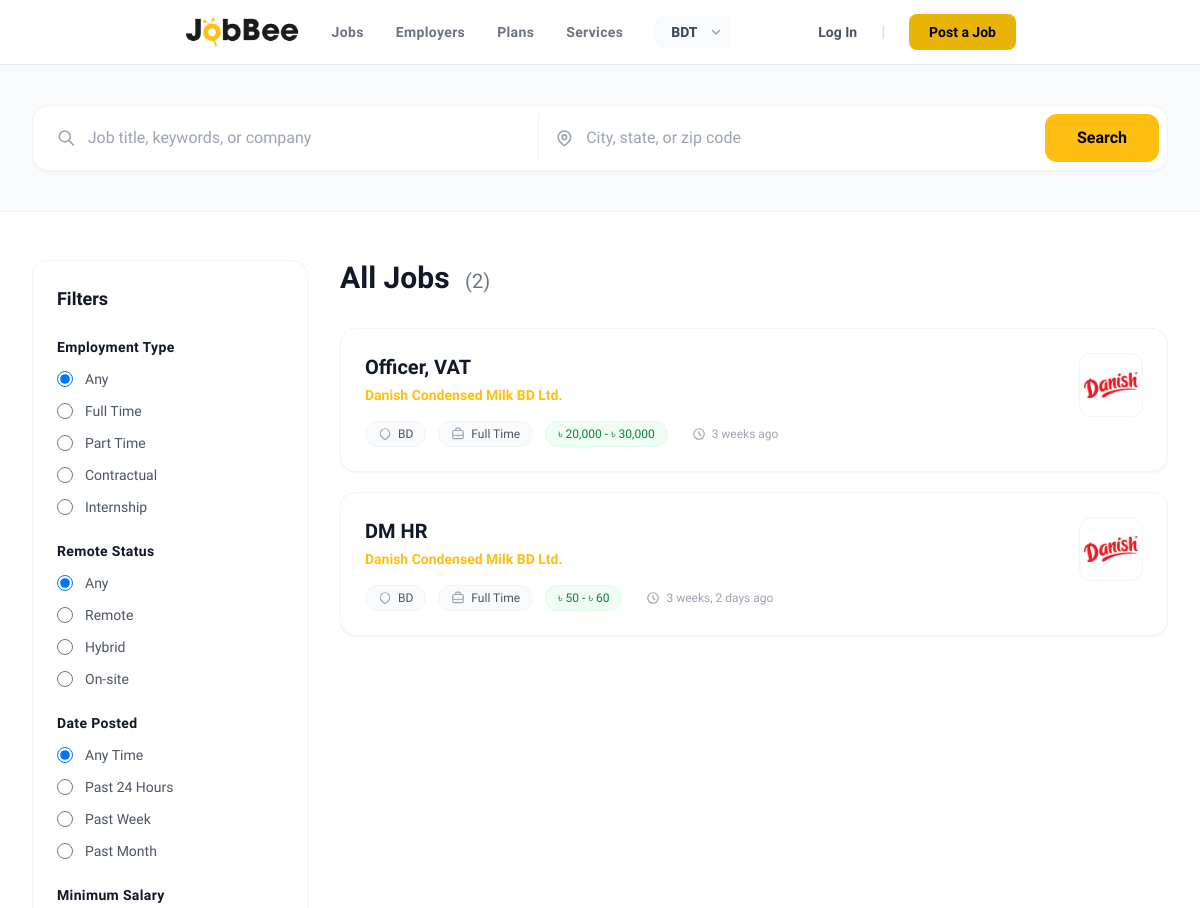
The app's page /jobs/ (upper part), older data.
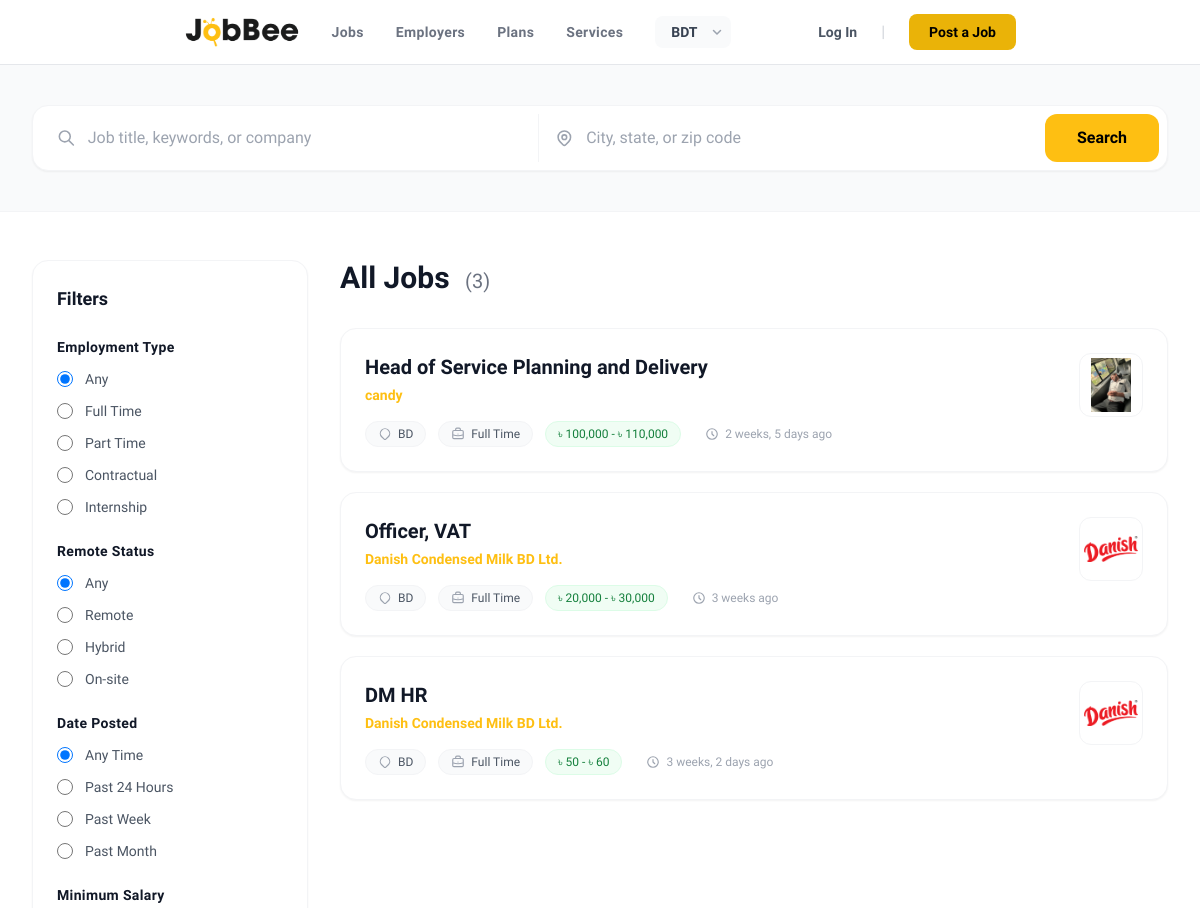
The same page, newer data.
### jobs/models.py (models this page shows, shortened)
class Job(models.Model):
    EMPLOYMENT_TYPES = (
        ('FULL_TIME', 'Full Time'),
        ('PART_TIME', 'Part Time'),
        ('CONTRACT', 'Contractual'),
        ('INTERNSHIP', 'Internship'),
    )
    REMOTE_STATUS = (
        ('REMOTE', 'Remote'),
        ('HYBRID', 'Hybrid'),
        ('ON_SITE', 'On-site'),
    )
    CURRENCY_CHOICES = (
        ('USD', 'US Dollar ($)'),
        ('EUR', 'Euro (€)'),
        ('GBP', 'British Pound (£)'),
        ('CAD', 'Canadian Dollar (C$)'),
        ('AUD', 'Australian Dollar (A$)'),
        ('INR', 'Indian Rupee (₹)'),
        ('BDT', 'Bangladeshi Taka (৳)'),
    )
    title = models.CharField(max_length=255, db_index=True)
    category = models.ForeignKey(JobCategory, on_delete=models.SET_NULL, null=True, blank=True, related_name='jobs')
    description = models.TextField()
    responsibilities = models.TextField(blank=True)
    requirements = models.TextField(blank=True)
    currency = models.CharField(max_length=3, choices=CURRENCY_CHOICES, default='USD')
    salary_min = models.PositiveIntegerField(blank=True, null=True, db_index=True)
    salary_max = models.PositiveIntegerField(blank=True, null=True, db_index=True)
    is_salary_negotiable = models.BooleanField(default=False)
    show_salary = models.BooleanField(default=True)
    employment_type = models.CharField(max_length=20, choices=EMPLOYMENT_TYPES, default='FULL_TIME', db_index=True)
    remote_status = models.CharField(max_length=20, choices=REMOTE_STATUS, default='ON_SITE', db_index=True)
    employer = models.ForeignKey(User, on_delete=models.CASCADE, related_name='jobs_posted')
    location = CountryField(blank=True, blank_label='(select country)', db_index=True)
    sub_location = models.CharField(max_length=255, blank=True)
    anywhere_in_bd = models.BooleanField(default=False, verbose_name="Anywhere in Bangladesh")
    benefits = models.TextField(blank=True)
    skills = models.CharField(max_length=255, blank=True, help_text='Comma-separated skills')
    experience = models.CharField(max_length=100, blank=True)
    education = models.CharField(max_length=255, blank=True)
    professional_qualifications = models.TextField(blank=True)
    deadline = models.DateField(blank=True, null=True, db_index=True)
    created_at = models.DateTimeField(auto_now_add=True, db_index=True)
    history = HistoricalRecords()
    is_active = models.BooleanField(default=True, db_index=True)
    views_count = models.PositiveIntegerField(default=0)
    is_featured = models.BooleanField(default=False, db_index=True)

### accounts/models.py (models this page shows, shortened)
class EmployerProfile(models.Model):
    COMPANY_SIZE_CHOICES = (
        ('1-10', '1-10 employees'),
        ('11-50', '11-50 employees'),
        ('51-200', '51-200 employees'),
        ('201-500', '201-500 employees'),
        ('500+', '500+ employees'),
    )
    VERIFICATION_STATUS_CHOICES = (
        ('PENDING', 'Pending'),
        ('APPROVED', 'Approved'),
        ('REJECTED', 'Rejected'),
    )
    user = models.OneToOneField(User, on_delete=models.CASCADE, related_name='employer_profile')
    company_name = models.CharField(max_length=200)
    industry = models.CharField(max_length=100, blank=True)
    company_size = models.CharField(max_length=20, choices=COMPANY_SIZE_CHOICES, blank=True)
    logo = models.ImageField(upload_to='company_logos/', blank=True, null=True)
    company_banner = models.ImageField(upload_to='company_banners/', blank=True, null=True)
    website = models.URLField(blank=True, null=True)
    description = models.TextField(blank=True)
    is_verified = models.BooleanField(default=False)
    verification_document = models.FileField(upload_to='verification_docs/', blank=True, null=True)
    verification_status = models.CharField(max_length=20, choices=VERIFICATION_STATUS_CHOICES, blank=True)
    credits = models.IntegerField(default=0)
    company_document = models.FileField(upload_to='company_docs/', blank=True, null=True)
    facebook_url = models.URLField(blank=True, null=True)
    twitter_url = models.URLField(blank=True, null=True)
    linkedin_url = models.URLField(blank=True, null=True)
    history = HistoricalRecords()

class User(AbstractUser):
    is_employer = models.BooleanField(default=False)
    is_seeker = models.BooleanField(default=False)
    history = HistoricalRecords()

### jobs/views.py (the view, shortened to what this page needs)
# urls.py: path('jobs/', views.job_list, name='job_list'),
def job_list(request):
    query = request.GET.get('q', '')
    location = request.GET.get('location', '')
    employment_type = request.GET.get('employment_type', '')
    remote_status = request.GET.get('remote_status', '')
    salary_min = request.GET.get('salary_min', '')
    date_posted = request.GET.get('date_posted', '')
    company_size = request.GET.get('company_size', '')
    is_verified = request.GET.get('is_verified', '')
    category_id = request.GET.get('category', '')
    jobs = Job.objects.select_related('employer__employer_profile').filter(is_active=True).order_by('-is_featured', '-created_at')
    if query:
        jobs = jobs.filter(Q(title__icontains=query) | Q(description__icontains=query) | Q(employer__employer_profile__company_name__icontains=query))
    if location:
        jobs = jobs.filter(location__icontains=location)
    if employment_type:
        jobs = jobs.filter(employment_type=employment_type)
    if remote_status:
        jobs = jobs.filter(remote_status=remote_status)
    if company_size:
        jobs = jobs.filter(employer__employer_profile__company_size=company_size)
    if is_verified == 'true':
        jobs = jobs.filter(employer__employer_profile__is_verified=True)
    if category_id:
        jobs = jobs.filter(category_id=category_id)
    if salary_min:
        try:
            salary_val = int(salary_min)
            jobs = jobs.filter(salary_min__gte=salary_val)
        except ValueError:
            pass
    from django.core.paginator import Paginator, EmptyPage, PageNotAnInteger
    page = request.GET.get('page', 1)
    paginator = Paginator(jobs, 15)
    try:
        jobs_page = paginator.page(page)
    except PageNotAnInteger:
        jobs_page = paginator.page(1)
    except EmptyPage:
        jobs_page = paginator.page(paginator.num_pages)
    from accounts.models import EmployerProfile
    return render(request, 'jobs/job_list.html', {
        'jobs': jobs_page,
        'total_jobs': jobs.count(),
        'query': query,
        'location': location,
        'employment_type': employment_type,
        'remote_status': remote_status,
        'salary_min': salary_min,
        'date_posted': date_posted,
        'company_size': company_size,
        'is_verified': is_verified,
        'category_id': category_id,
        'EMPLOYMENT_TYPES': Job.EMPLOYMENT_TYPES,
        'REMOTE_STATUS': Job.REMOTE_STATUS,
        'COMPANY_SIZE_CHOICES': EmployerProfile.COMPANY_SIZE_CHOICES,
    })

### core/context_processors.py (called while the page is built)
def site_settings(request):
    hero_settings = HeroSectionSettings.objects.first()
    trusted_companies = TrustedCompany.objects.all()
    currency_settings = CurrencySettings.objects.first()
    available_currencies = ExchangeRate.objects.all()
    user_currency = request.session.get('user_currency', 'BDT')
    return {
        'SITE_NAME': 'Jobbee',
        'site_settings': {'site_name': 'Jobbee'},
        'STRIPE_PUBLIC_KEY': getattr(settings, 'STRIPE_PUBLIC_KEY', ''),
        'hero_settings': hero_settings,
        'trusted_companies': trusted_companies,
        'currency_settings': currency_settings,
        'available_currencies': available_currencies,
        'user_currency': user_currency,
    }

### templates/jobs/job_list.html (shortened to what the changed rows need)
{% extends 'base.html' %}
{% load currency_tags %}
{% block content %}
<div class="max-w-7xl mx-auto py-12 px-4 sm:px-6 lg:px-8 flex flex-col lg:flex-row gap-8">
    <div class="w-full lg:w-1/4">
        <div class="bg-white rounded-2xl shadow-sm border border-gray-100 p-6 sticky top-24">
            <form method="GET" action="{% url 'job_list' %}" id="filter-form">
                <div class="mb-6">
                    <div class="space-y-3">
                        {% for key, label in EMPLOYMENT_TYPES %}
                        <label class="flex items-center cursor-pointer group">
                            <input type="radio" name="employment_type" value="{{ key }}" class="h-4 w-4 text-blue-600 border-gray-300 focus:ring-blue-500 cursor-pointer" {% if employment_type == key %}checked{% endif %} onchange="document.getElementById('filter-form').submit()">
                            <span class="ml-3 text-sm text-gray-600 group-hover:text-gray-900 transition-colors">{{ label }}</span>
                        </label>
                        {% endfor %}
                    </div>
                </div>
                <div class="mb-6">
                    <div class="space-y-3">
                        {% for key, label in REMOTE_STATUS %}
                        <label class="flex items-center cursor-pointer group">
                            <input type="radio" name="remote_status" value="{{ key }}" class="h-4 w-4 text-blue-600 border-gray-300 focus:ring-blue-500 cursor-pointer" {% if remote_status == key %}checked{% endif %} onchange="document.getElementById('filter-form').submit()">
                            <span class="ml-3 text-sm text-gray-600 group-hover:text-gray-900 transition-colors">{{ label }}</span>
                        </label>
                        {% endfor %}
                    </div>
                </div>
            </form>
        </div>
    </div>
    <div class="w-full lg:w-3/4">
        <div class="flex items-center justify-between mb-8">
            <h2 class="text-3xl font-bold text-gray-900">
                {% if query or location %}
                    Search Results <span class="text-gray-500 font-medium text-xl ml-2">({{ total_jobs }})</span>
                {% else %}
                    All Jobs <span class="text-gray-500 font-medium text-xl ml-2">({{ total_jobs }})</span>
                {% endif %}
            </h2>
        </div>
        <div class="space-y-5">
            {% for job in jobs %}
            <a href="{% url 'job_detail' job.id %}" class="block rounded-2xl shadow-sm border p-6 transition-all duration-300 hover:shadow-md hover:-translate-y-1 {% if job.is_featured %}bg-gradient-to-br from-white to-yellow-50 border-yellow-200 ring-1 ring-yellow-200 hover:border-yellow-300 hover:ring-yellow-300{% else %}bg-white border-gray-100 hover:border-blue-200 hover:ring-1 hover:ring-blue-100{% endif %}">
                <div class="flex flex-col sm:flex-row justify-between items-start gap-4">
                    <div class="flex-1">
                        <div class="flex items-start justify-between">
                            <h3 class="text-xl font-bold text-gray-900 mb-1 group-hover:text-blue-600 transition-colors">
                                {{ job.title }}
                            </h3>
                        </div>
                        <div class="flex items-center gap-2 mb-4">
                            <p class="text-sm font-semibold text-blue-600">{{ job.employer.employer_profile.company_name|default:job.employer.username }}</p>
                        </div>
                        <div class="flex flex-wrap items-center gap-3 mt-4">
                            <span class="inline-flex items-center px-3 py-1 rounded-full bg-gray-50 border border-gray-100 text-xs font-medium text-gray-600">
                                <svg class="h-3.5 w-3.5 mr-1.5 text-gray-400" fill="none" viewBox="0 0 24 24" stroke="currentColor">
                                    <path stroke-linecap="round" stroke-linejoin="round" stroke-width="2" d="M17.657 16.657L13.414 20.9a1.998 1.998 0 01-2.827 0l-4.244-4.243a8 8 0 1111.314 0z" />
                                </svg>
                                {{ job.location|default:"Remote" }}
                            </span>
                            <span class="inline-flex items-center px-3 py-1 rounded-full bg-gray-50 border border-gray-100 text-xs font-medium text-gray-600">
                                {{ job.get_employment_type_display }}
                            </span>
                            {% if job.salary_min %}
                            <span class="inline-flex items-center px-3 py-1 rounded-full bg-green-50 border border-green-100 text-xs font-medium text-green-700">
                                {% format_currency job.salary_min %}{% if job.salary_max %} - {% format_currency job.salary_max %}{% else %}+{% endif %}
                            </span>
                            {% endif %}
                            <span class="inline-flex items-center px-3 py-1 text-xs font-medium text-gray-400">
                                <svg class="h-3.5 w-3.5 mr-1.5" fill="none" viewBox="0 0 24 24" stroke="currentColor">
                                    <path stroke-linecap="round" stroke-linejoin="round" stroke-width="2" d="M12 8v4l3 3m6-3a9 9 0 11-18 0 9 9 0 0118 0z" />
                                </svg>
                                {{ job.created_at|timesince }} ago
                            </span>
                        </div>
                    </div>
                    {% if job.employer.employer_profile.logo %}
                    <div class="flex-shrink-0 hidden sm:block">
                        <img src="{{ job.employer.employer_profile.logo.url }}" alt="{{ job.employer.employer_profile.company_name }}" class="h-16 w-16 object-contain rounded-xl border border-gray-100 bg-white p-1">
                    </div>
                    {% endif %}
                </div>
            </a>
            {% endfor %}
        </div>
    </div>
</div>
{% endblock %}

Row changes from the older to the newer data that the page shows:
added Job: title "Head of Service Planning and Delivery", employer.employer_profile.company_name "candy", location "BD", employment_type "Full Time", salary_min "৳ 100,000", salary_max "৳ 110,000", created_at "2 weeks, 5 days", employer.employer_profile.logo (picture)
Text that changed along with them:
{{ total_jobs }}: "2" → "3"
